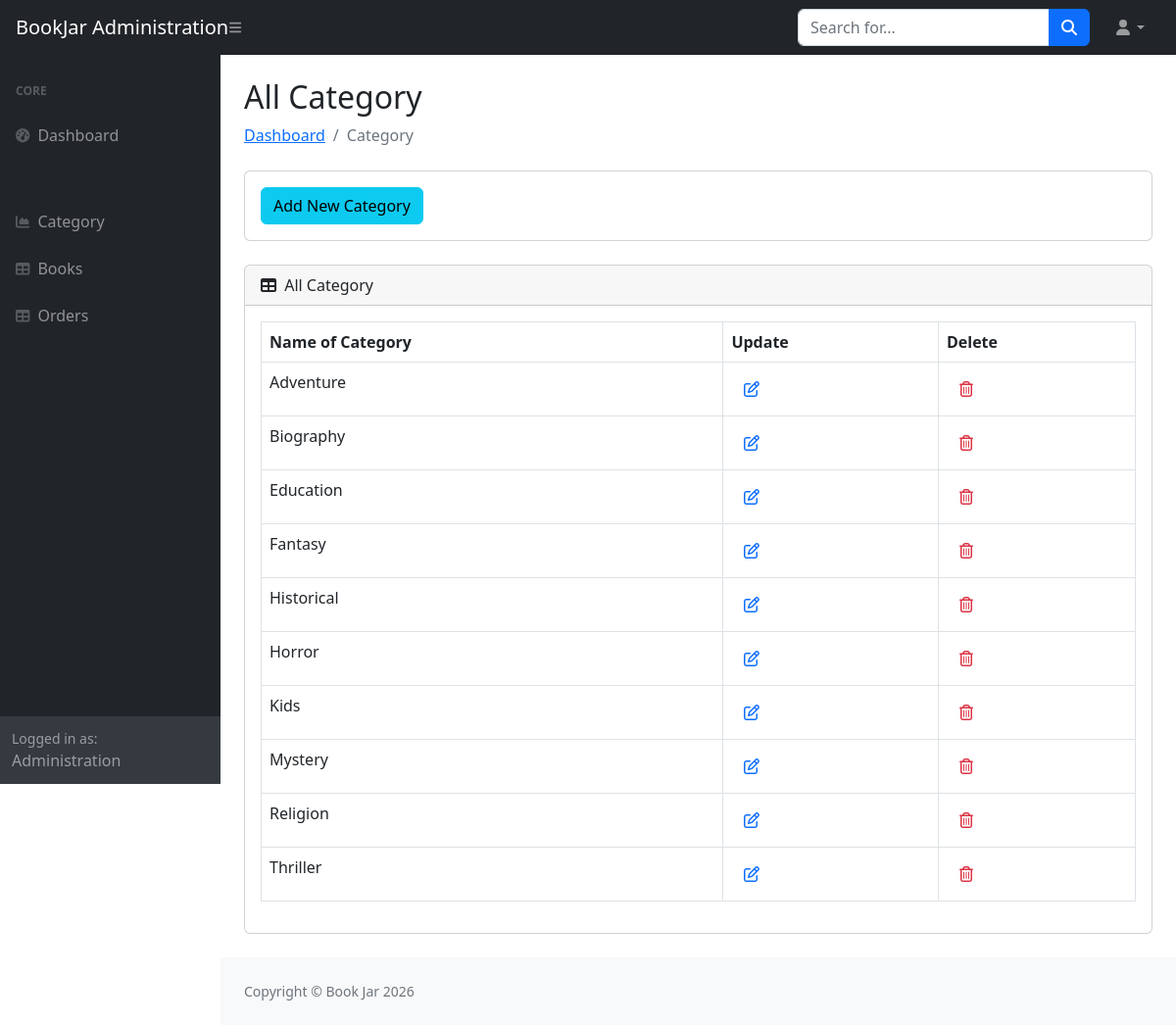
/admin/category.php (signed in), run on the app's committed database.
### tables this page shows
CREATE TABLE `category` (
  `cat_id` int NOT NULL,
  `cat_name` varchar(255) NOT NULL
);

### admin/category.php (the view, shortened to what this page needs)
<?php require_once('header.php');
    require_once('config.php');
 ?>
<div id="layoutSidenav_content">
                <main>
                    <div class="container-fluid px-4">
                        <h2 class="mt-4">All Category</h2>
                        <ol class="breadcrumb mb-4">
                            <li class="breadcrumb-item"><a href="index.php">Dashboard</a></li>
                            <li class="breadcrumb-item active">Category</li>
                        </ol>
                        <div class="card mb-4">
                            <div class="card-body">
                                <a href="addCategory.php" class="btn btn-info">Add New Category</a>
                            </div>
                        </div>
                        <div class="card mb-4">
                            <div class="card-header">
                                <i class="fas fa-table me-1"></i>
                                All Category
                            </div>
                            <div class="card-body">
                                <?php
                                $src="SELECT * FROM category ORDER BY cat_name ASC";
                                $rs=mysqli_query($con, $src) or die(mysqli_error($con));
                                if(mysqli_num_rows($rs) > 0){
                                    ?>
                                    <table class="table-bordered table">
                                        <thead>
                                            <tr>
                                                <th>Name of Category</th>
                                                <th>Update</th>
                                                <th>Delete</th>
                                            </tr>
                                        </thead>
                                        <tbody>
                                        <?php
                                        while($rec = mysqli_fetch_assoc($rs)) {
                                        ?>
                                        <tr>
                                            <td><?php echo $rec['cat_name'] ?></td>
                                            <td>
                                                <form name="upd-frm<?php echo $i; ?>" method="post" action="catupdate.php">
                                                    <button type="submit" class="btn"><i class="far fa-edit text-primary"></i></button>
                                                </form>
                                            </td>
                                            <td>
                                                <form name="del-frm<?php echo $i; ?>" method="post" action="catdelete.php">
                                                    <button type="submit" class="btn"><i class="far fa-trash-alt text-danger"></i></button>
                                                </form>
                                            </td>
                                        </tr>
                                     <?php
                                        }
                                    ?>
                                    </tbody>
                                    </table>
                                    <?php
                                }else{
                                    echo "No Category Details Found";
                                }
                                ?>
                            </div>
                        </div>
                    </div>
                </main>
                <?php require('footer.php') ?>

### data on the page
category: cat_name "Adventure"
category: cat_name "Biography"
category: cat_name "Education"
category: cat_name "Fantasy"
category: cat_name "Historical"
category: cat_name "Horror"
category: cat_name "Kids"
category: cat_name "Mystery"
category: cat_name "Religion"
category: cat_name "Thriller"
